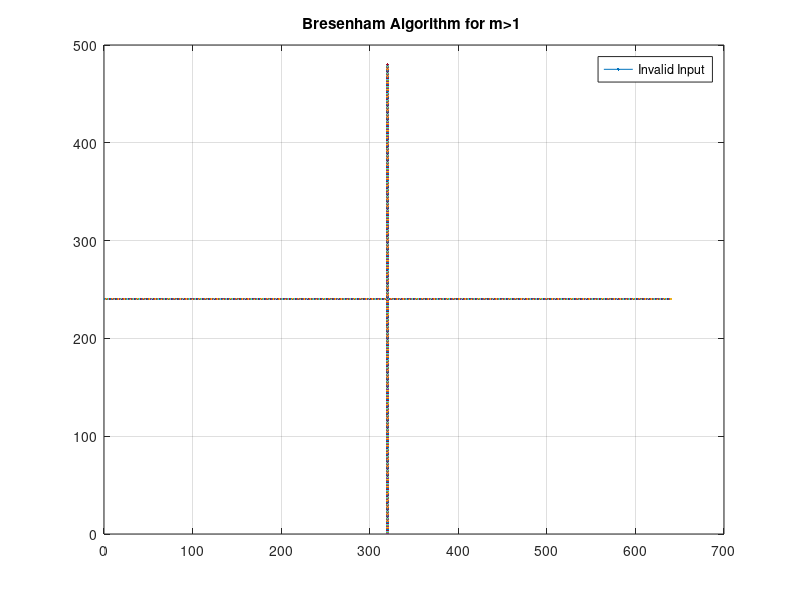

MATLAB code for this plot:
%02-Draw a line using Breshenhams line drawing algorithm for |m|>1

xmax=640;
ymax=480;
x1=input('Enter a value for x1: ');
y1=input('Enter a value for y1: ');
x2=input('Enter a value for x2: ');
y2=input('Enter a value for y2: ');
for i=1:640
    x=i;
    y=ymax/2;
    plot(x,y);
hold on;
end
for i=1:480
    y=i;
    x=xmax/2;
    plot(x,y);
hold on;
end

title('Bresenham Algorithm for m>1 ');

%calculate the difference x-axis and y-axis
dx=abs(x2-x1);
dy=abs(y2-y1);

if(dx<dy)
    if(x1>x2)
        x=x2;
        y=y2;
        xend=x1;
    else
        x=x1;
        y=y1;
        xend=x2;
     end

 %decision parameter
 p=2*dx-dy;

 while(x<=xend)
     y=y+1;
  if p<0
     p=p+2*dx;
  else
     x=x+1;
     p=p+2*(dx-dy);
  end
  plot(320+x,240+y,"ok");
  hold on;
 end

else
legend(sprintf('Invalid Input'));
end
grid on;
